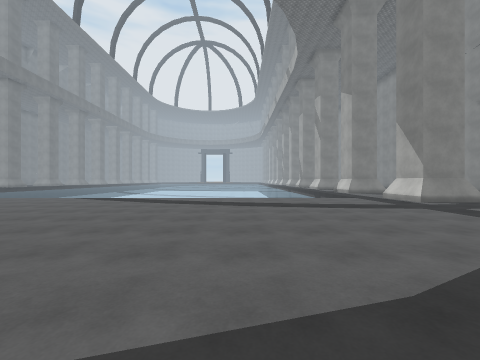
[1] (above)

19 first-person views from a walk through a 3-D level made in the Unity game engine. The camera is 1.4 m above the floor, looks level and sees 90° across. The floor is counted in squares, 2 m on a side. Each view is taken from the middle of a square. On the plan, view 1 faces up. The plan holds only what a view shows up to about 9 squares ahead; the rest is blank. The place goes on beyond the plan. The player character is not drawn. Some animated figures are not drawn. Surface patterns are stand-ins for the level's own textures.

[2]
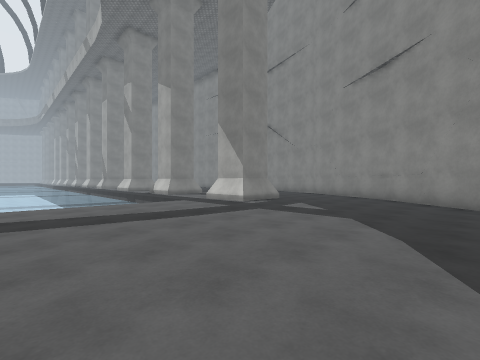

[3]
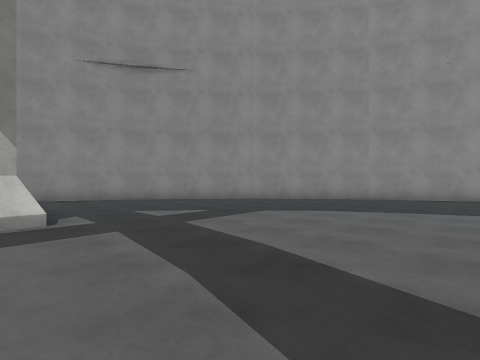

[4]
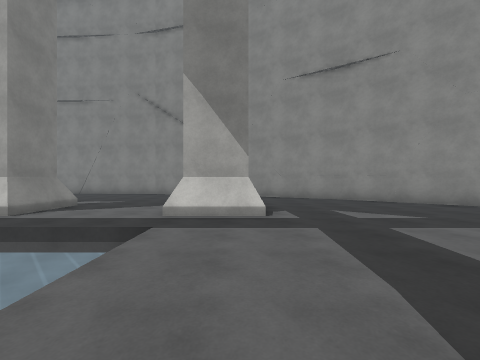

[5]
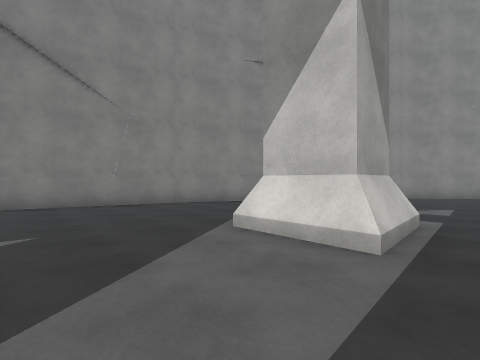

[6]
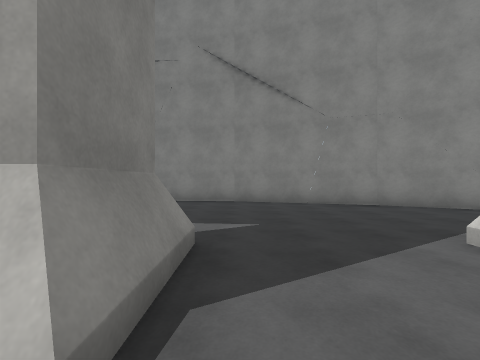

[7]
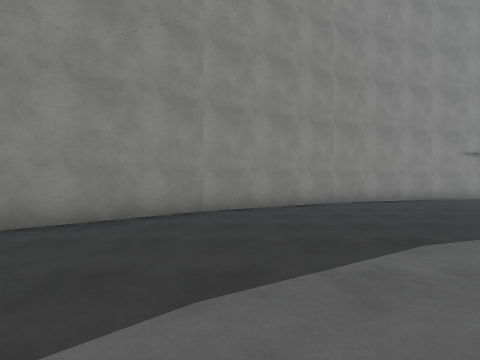

[8]
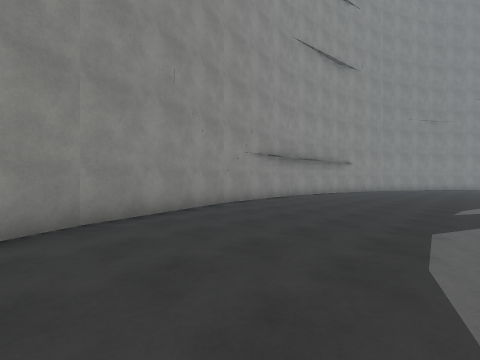

[9]
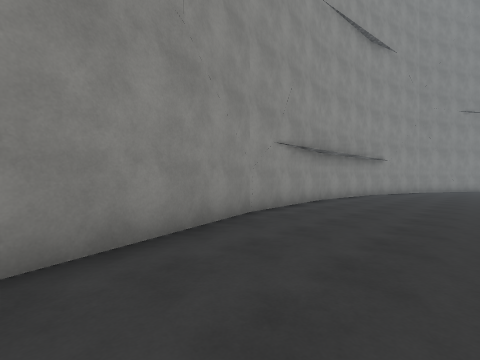

[10]
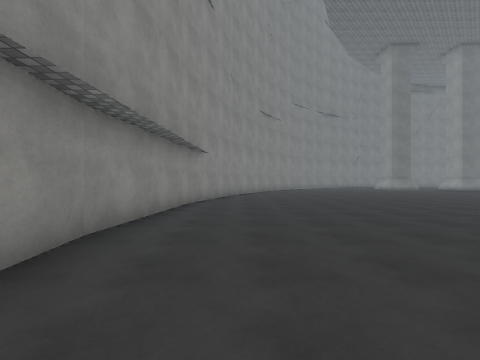

[11]
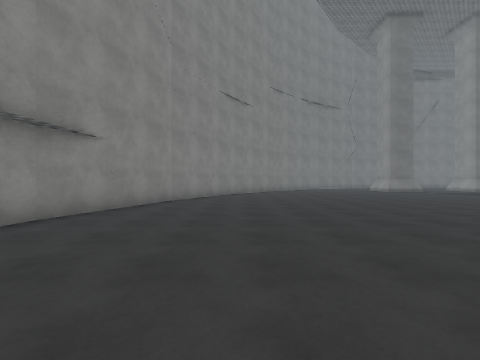

[12]
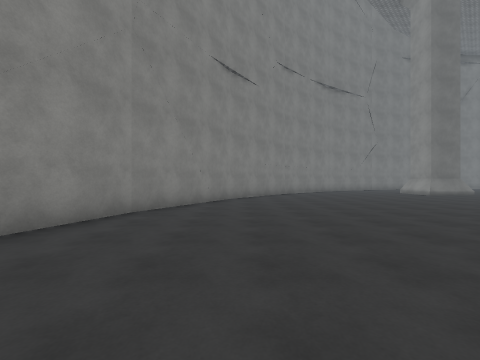

[13]
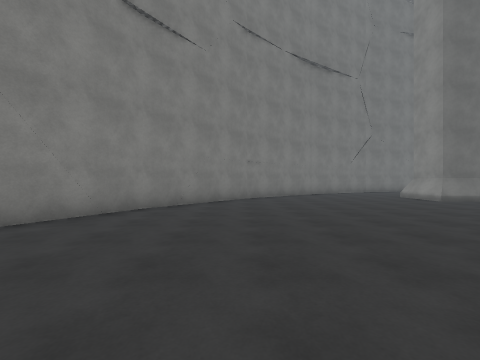

[14]
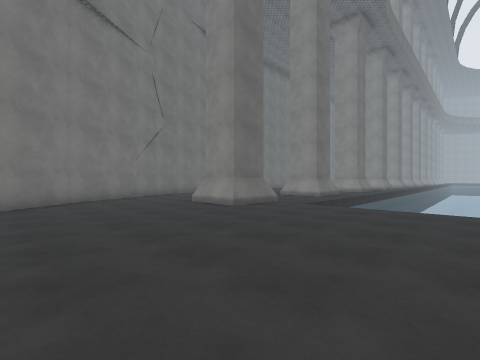

[15]
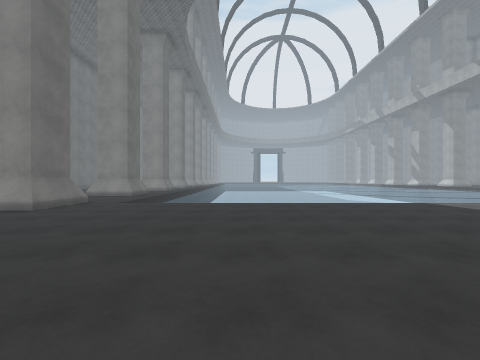

[16]
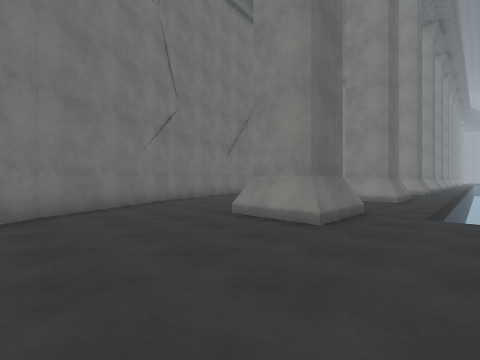

[17]
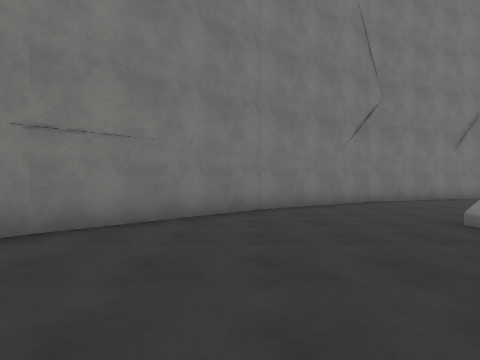

[18]
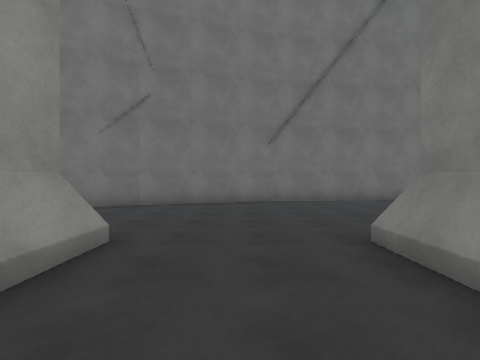

[19]
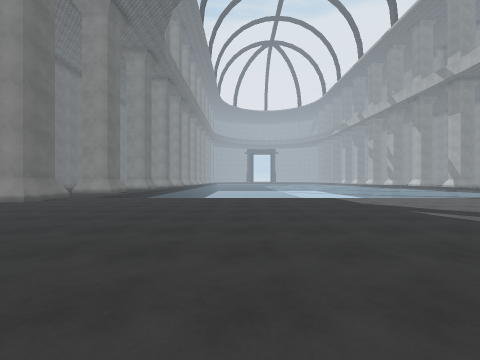

### Floor plan
Points are (right, up) in squares from view 1. A wall is a line through its corners. A room is listed if a view was taken in it or the views show most of it. See-through windows are left out.
Room 1 (views 1, 2, 3, 4, 5, 6, 7, 8, 9, 10, 11, 12, 13, 14, 15, 16, 17, 18, 19)
walls: (-8.1, -5) (-3.8, -4.5); (-3.9, -4.6) (0.2, -3.3); (-12.2, -4.6) (-8, -5); (0.1, -3.4) (3.8, -1.4) (6.9, 1.1); (-16.3, -3.3) (-12.1, -4.6); (5.7, 7.7) (5.7, 9.3); (-19.9, -1.3) (-16.2, -3.3); (-21.8, 9.5) (-21.8, 7.7); (-22, 9.2) (-22, 7.7) (-23.6, 7.7); (-22, 12.6) (-23.8, 12.6); (7.5, 7.7) (5.9, 7.7) (5.9, 9.3) (7.5, 9.3); (7.2, 1.4) (9.7, 4.5); (-23.2, 1.3) (-19.8, -1.4); (-23.6, 9.3) (-22.6, 9.3); (-21.8, 14.5) (-21.8, 12.8); (-22, 14.2) (-22, 12.8) (-23.5, 12.8); (7.4, 12.8) (5.9, 12.8); (7.6, 12.6) (5.6, 12.6); (9.7, 4.4) (11.7, 8.2); (-25.8, 4.6) (-23, 1.2); (11.6, 8.1) (12.9, 12.2) (13.1, 14.5); (-27.7, 8.3) (-25.7, 4.4); (-28.9, 12.2) (-27.7, 8.1); (-29.2, 14.6) (-28.9, 12.1)
low walls: (-22, 7.5) (-23.8, 7.5); (5.9, 9.5) (7.6, 9.5); (7.6, 7.5) (5.9, 7.5); (-23.8, 9.5) (-22.5, 9.5)

Where each view was taken, in squares from view 1:
view 1: 0 up, 0 right, facing up
view 2: 2 up, 0 right, facing up-right
view 3: 8 up, 1 right, facing down-right
view 4: 8 up, 1 right, facing right
view 5: 12 up, 5 right, facing down-right
view 6: 12 up, 5 right, facing right
view 7: 4 up, 3 right, facing down
view 8: 1 up, 1 right, facing down-left
view 9: 1 down, 0 right, facing down-left
view 10: 3 down, 5 left, facing left
view 11: 1 down, 8 left, facing left
view 12: 1 down, 11 left, facing left
view 13: 1 up, 14 left, facing left
view 14: 3 up, 17 left, facing up-left
view 15: 2 up, 17 left, facing up
view 16: 4 up, 20 left, facing up-left
view 17: 4 up, 20 left, facing left
view 18: 11 up, 21 left, facing left
view 19: 0 up, 15 left, facing up
